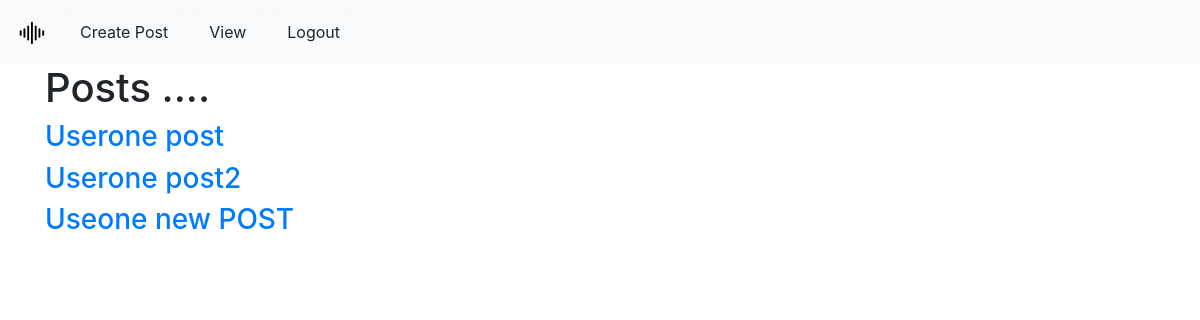
Before: / (signed in) with the older database file.
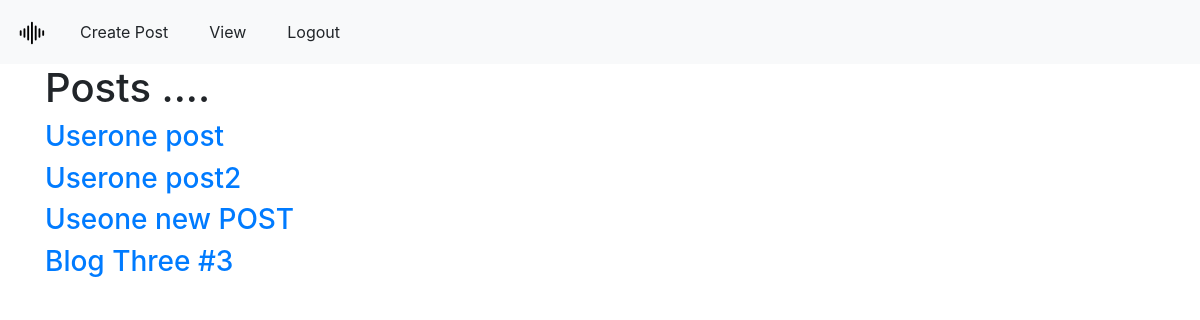
After: the same page with the newer database file.
### posts/models.py (models this page shows, shortened)
class Post(models.Model):
    author = models.ForeignKey(User, on_delete = models.CASCADE);
    title = models.CharField(max_length = 100)
    body = models.TextField()
    likes = models.ManyToManyField(User, related_name = 'post_likes')
    dislikes = models.ManyToManyField(User, related_name = 'post_dislikes')

### posts/views.py (the view)
# urls.py: path('', views.HomeView.as_view(), name = 'home'),
class HomeView(generic.ListView):
    model = models.Post
    template_name = 'posts/home.html'
    context_object_name = 'postlist'

### posts/templates/posts/home.html
{% extends 'posts/base.html' %}
{% load static %}
{% block content %}
<link rel="stylesheet" href="{% static 'css/home.css' %}">
<div class='container'>
    <h1> Posts .... </h1>
    {% for post in postlist %}
            <h3> <a href="{% url 'posts:postdetail' pk=post.id %}"> {{ post.title }} </a> <br> </h3>
    {% endfor %}
</div>
{% endblock %}

Changed rows visible on the page:
added Post: title "Blog Three #3"
